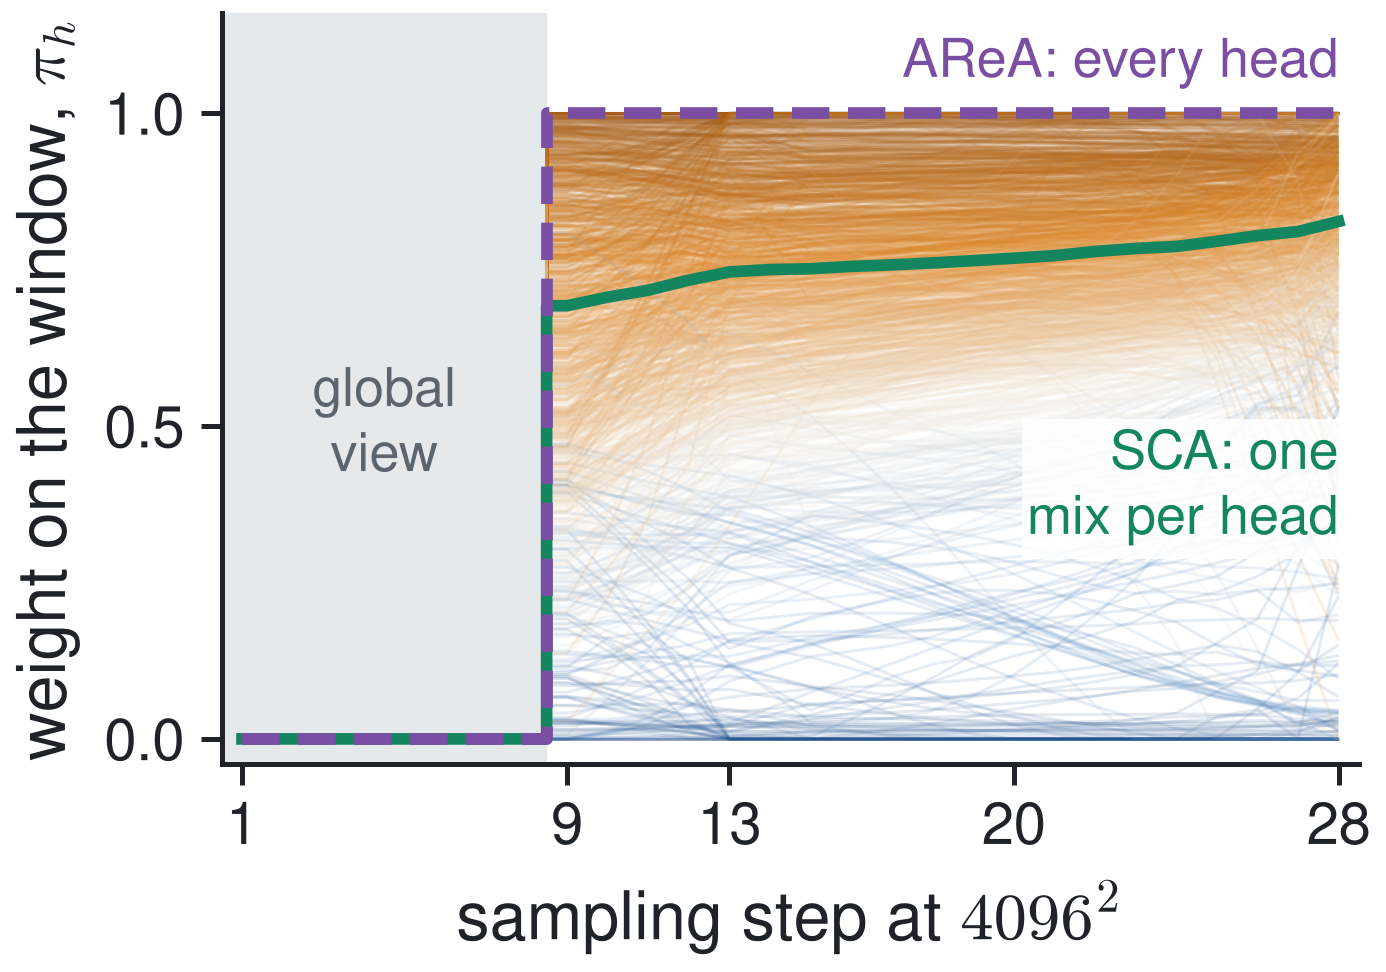

Write Python code to recreate this figure.
"""MOCK of the proposed Figure 2 concept panel (positioning proposal, 2026-11-05).

One schedule for every head (AReA, in SCA's notation) against one calibrated mix
per head (SCA), over the 28 sampling steps at 4096^2 on FLUX.1-dev. Every value
comes from calib/k1_1024.npz, the table behind every FLUX.1-dev result; the
per-step weight follows Eqs. (mix) and (sched) of the paper: global only above
the gate, then the window schedule 128, 112, 96, 80, 64 read at r = 256 / w,
linear in sigma between occupied bins and linear in log r between ratios 2 and 4.
This is a proposal mock, not a paper figure: the paper version belongs in
paper/figures/src/ with its numbers archived under results/heads_view/.

Run on a compute node:
  /work/09032/saini_2/vista/library/uv-envs/sca/bin/python -I concept_mock.py
"""
from __future__ import annotations

import sys
from pathlib import Path

import numpy as np

HERE = Path(__file__).resolve().parent
REPO = HERE.parents[3]
sys.path.insert(0, str(REPO / "paper" / "figures" / "src"))
import scafig as sf  # noqa: E402
import matplotlib.pyplot as plt  # noqa: E402
from matplotlib.collections import LineCollection  # noqa: E402

z = np.load(REPO / "calib" / "k1_1024.npz", allow_pickle=False)
pop = z["populated"]
centres = z["sigma_centers"][pop]                 # increasing
P2, P4 = z["s2_pi_head"][:, :, pop], z["s4_pi_head"][:, :, pop]


def at_sigma(T: np.ndarray, s: float) -> np.ndarray:
    """Linear in sigma between occupied-bin centres, constant beyond them."""
    if s <= centres[0]:
        return T[..., 0]
    if s >= centres[-1]:
        return T[..., -1]
    j = int(np.searchsorted(centres, s) - 1)
    u = (s - centres[j]) / (centres[j + 1] - centres[j])
    return T[..., j] + u * (T[..., j + 1] - T[..., j])


# FLUX.1-dev, 28 Euler steps at maximum shift (mu = 1.15): sigma = e^mu / (e^mu + 1/t - 1).
steps = np.arange(1, 29)
t_lin = 1 - (steps - 1) / 28
sigma = np.exp(1.15) / (np.exp(1.15) + 1 / t_lin - 1)
GRID_SIDE, GATE = 256, 0.89


def window(s: float):
    if s > GATE:
        return None
    for lo, w in ((0.88, 128), (0.86, 112), (0.84, 96), (0.82, 80)):
        if s > lo:
            return w
    return 64


pi = np.zeros(P2.shape[:2] + (len(steps),))
for i, s in enumerate(sigma):
    w = window(s)
    if w is None:
        continue
    lam = float(np.clip(np.log2(GRID_SIDE / w) - 1, 0, 1))
    pi[..., i] = (1 - lam) * at_sigma(P2, s) + lam * at_sigma(P4, s)
heads = pi.reshape(-1, len(steps))
first_local = int(np.argmax(sigma <= GATE))       # index of step 9
assert steps[first_local] == 9, steps[first_local]
mean_after = heads[:, first_local:].mean(axis=1)

sf.use_style()
fig, ax = plt.subplots(figsize=(0.42 * sf.TEXT, 1.62))
ax.axvspan(0.5, first_local + 0.5, color=sf.GRID, lw=0, zorder=0)
ax.text((first_local + 1) / 2, 0.5, "global\nview", ha="center", va="center",
        fontsize=sf.FS_SMALL, color=sf.MID)
order = np.argsort(np.abs(mean_after - 0.5))[::-1]  # extremes drawn first, mid heads on top
gx = np.concatenate([steps[:first_local], [first_local + 0.5, first_local + 0.5], steps[first_local:]])
def jump(y):  # vertical jump at the gate, as the sampler switches in one step
    return np.concatenate([y[:first_local], [0.0, y[first_local]], y[first_local:]])
segs = [np.column_stack([gx, jump(heads[k])]) for k in order]
lc = LineCollection(segs, colors=[sf.pi_color(mean_after[k]) for k in order],
                    linewidths=0.35, alpha=0.12, rasterized=True, zorder=1)
ax.add_collection(lc)
med = np.median(heads, axis=0)
ax.plot(gx, jump(med), color=sf.SCA, lw=1.4, zorder=3)
area = (sigma <= GATE).astype(float)
ax.step(steps, area, where="mid", color=sf.AREA, lw=1.4, ls=(0, (3.2, 1.6)), zorder=4)
ax.text(28, 1.035, "AReA: every head", ha="right", va="bottom", fontsize=sf.FS_SMALL,
        color=sf.AREA)
ax.text(28, 0.40, "SCA: one\nmix per head", ha="right", va="center", fontsize=sf.FS_SMALL,
        color=sf.SCA, bbox=dict(facecolor="white", edgecolor="none", pad=0.6, alpha=0.85))
ax.set_xlim(0.5, 28.5)
ax.set_ylim(-0.04, 1.16)
ax.set_xticks([1, 9, 13, 20, 28])
ax.set_yticks([0, 0.5, 1])
ax.set_xlabel("sampling step at $4096^2$")
ax.set_ylabel(r"weight on the window, $\pi_h$")
for side in ("top", "right"):
    ax.spines[side].set_visible(False)
fig.tight_layout(pad=0.2)
print(sf.save(fig, str(HERE / "concept_mock"), formats=("pdf", "png")))
print("heads", heads.shape[0], "| median weight after step 8:", round(float(np.median(mean_after)), 3),
      "| heads with mean weight < 0.3:", int((mean_after < 0.3).sum()), "> 0.9:", int((mean_after > 0.9).sum()))
